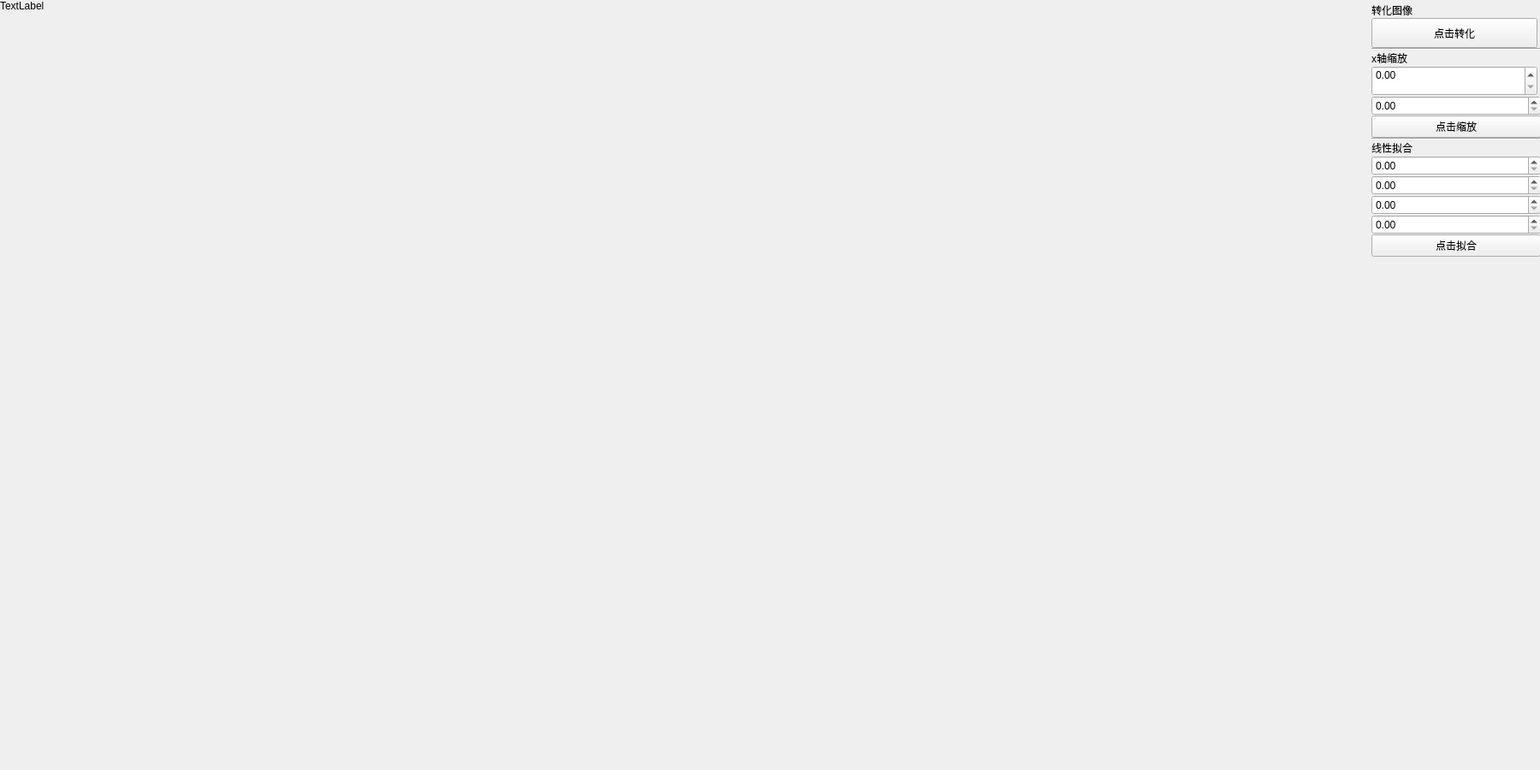
<?xml version="1.0" encoding="UTF-8"?>
<ui version="4.0">
 <class>MainWindow</class>
 <widget class="QMainWindow" name="MainWindow">
  <property name="geometry">
   <rect>
    <x>0</x>
    <y>0</y>
    <width>1800</width>
    <height>900</height>
   </rect>
  </property>
  <property name="windowTitle">
   <string>禁带宽度处理程序</string>
  </property>
  <widget class="QWidget" name="centralwidget">
   <widget class="QWidget" name="horizontalLayoutWidget">
    <property name="geometry">
     <rect>
      <x>0</x>
      <y>0</y>
      <width>1804</width>
      <height>945</height>
     </rect>
    </property>
    <layout class="QHBoxLayout" name="horizontalLayout">
     <property name="spacing">
      <number>0</number>
     </property>
     <item>
      <layout class="QVBoxLayout" name="verticalLayout_2">
       <item>
        <widget class="QLabel" name="label">
         <property name="minimumSize">
          <size>
           <width>1600</width>
           <height>900</height>
          </size>
         </property>
         <property name="text">
          <string>TextLabel</string>
         </property>
         <property name="alignment">
          <set>Qt::AlignLeading|Qt::AlignLeft|Qt::AlignTop</set>
         </property>
        </widget>
       </item>
      </layout>
     </item>
     <item>
      <layout class="QVBoxLayout" name="verticalLayout">
       <property name="spacing">
        <number>0</number>
       </property>
       <property name="leftMargin">
        <number>3</number>
       </property>
       <property name="topMargin">
        <number>3</number>
       </property>
       <property name="rightMargin">
        <number>3</number>
       </property>
       <property name="bottomMargin">
        <number>3</number>
       </property>
       <item>
        <widget class="QLabel" name="label_2">
         <property name="text">
          <string>转化图像</string>
         </property>
        </widget>
       </item>
       <item>
        <widget class="QPushButton" name="pushButton">
         <property name="minimumSize">
          <size>
           <width>194</width>
           <height>35</height>
          </size>
         </property>
         <property name="maximumSize">
          <size>
           <width>180</width>
           <height>35</height>
          </size>
         </property>
         <property name="text">
          <string>点击转化</string>
         </property>
        </widget>
       </item>
       <item>
        <widget class="Line" name="line">
         <property name="orientation">
          <enum>Qt::Horizontal</enum>
         </property>
        </widget>
       </item>
       <item>
        <widget class="QLabel" name="label_3">
         <property name="text">
          <string>x轴缩放</string>
         </property>
        </widget>
       </item>
       <item>
        <widget class="QDoubleSpinBox" name="doubleSpinBox">
         <property name="minimumSize">
          <size>
           <width>194</width>
           <height>35</height>
          </size>
         </property>
         <property name="maximumSize">
          <size>
           <width>180</width>
           <height>35</height>
          </size>
         </property>
         <property name="layoutDirection">
          <enum>Qt::LeftToRight</enum>
         </property>
         <property name="alignment">
          <set>Qt::AlignLeading|Qt::AlignLeft|Qt::AlignTop</set>
         </property>
        </widget>
       </item>
       <item>
        <widget class="QDoubleSpinBox" name="doubleSpinBox_2"/>
       </item>
       <item>
        <widget class="QPushButton" name="pushButton_2">
         <property name="text">
          <string>点击缩放</string>
         </property>
        </widget>
       </item>
       <item>
        <widget class="Line" name="line_2">
         <property name="orientation">
          <enum>Qt::Horizontal</enum>
         </property>
        </widget>
       </item>
       <item>
        <widget class="QLabel" name="label_4">
         <property name="text">
          <string>线性拟合</string>
         </property>
        </widget>
       </item>
       <item>
        <widget class="QDoubleSpinBox" name="doubleSpinBox_3"/>
       </item>
       <item>
        <widget class="QDoubleSpinBox" name="doubleSpinBox_4"/>
       </item>
       <item>
        <widget class="QDoubleSpinBox" name="doubleSpinBox_5"/>
       </item>
       <item>
        <widget class="QDoubleSpinBox" name="doubleSpinBox_6"/>
       </item>
       <item>
        <widget class="QPushButton" name="pushButton_3">
         <property name="text">
          <string>点击拟合</string>
         </property>
        </widget>
       </item>
       <item>
        <spacer name="verticalSpacer">
         <property name="orientation">
          <enum>Qt::Vertical</enum>
         </property>
         <property name="sizeHint" stdset="0">
          <size>
           <width>20</width>
           <height>40</height>
          </size>
         </property>
        </spacer>
       </item>
      </layout>
     </item>
    </layout>
   </widget>
  </widget>
 </widget>
 <tabstops>
  <tabstop>pushButton</tabstop>
 </tabstops>
 <resources/>
 <connections/>
</ui>
